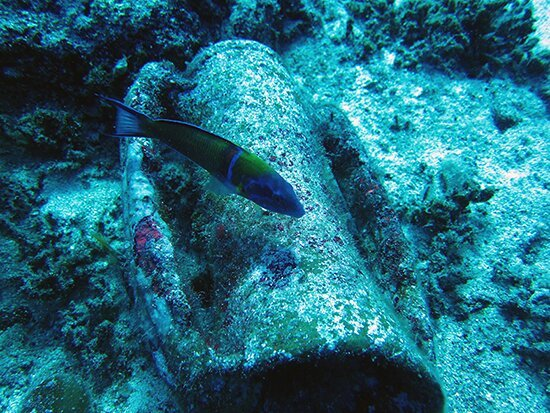
#> input picture Images Lab GW + Eqalization/image002.jpg, 550 x 413 px; its folder holds only this picture in this run
$ python -i Undermarine_lib.py   (imports and definitions only)
#> lines starting #> are read from the running program, lines starting #| are printed output that depends on the picture
#> further down, picture is the input picture: shape (413, 550, 3); mean B, G, R 123.8, 106.3, 34.5
import os
import numpy as np
import cv2
from scipy.special import comb
import matplotlib.pyplot as plt

########################################################################################
# BGR Correction
########################################################################################

# [26 lines left out: functions gray_world_BGR, white_patches_BGR, not called in this run]


########################################################################################
# Lab Correction
########################################################################################

# Transformation matrices.
Txyz = np.array([[0.5141, 0.3239, 0.1604],
                 [0.2651, 0.6702, 0.0641],
                 [0.0241, 0.1288, 0.8444]])

Tlms = np.array([[0.3897, 0.6890, -0.0787],
                 [-0.2298, 1.1834, 0.0464],
                 [0.0000, 0.0000, 1.0000]])

Tpca1 = np.array([[1/np.sqrt(3), 0, 0],
                  [0, 1/np.sqrt(6), 0],
                  [0, 0, 1/np.sqrt(2)]])

Tpca2 = np.array([[1, 1, 1],
                  [1, 1, -2],
                  [1, -1, 0]])

Tpca = Tpca1 @ Tpca2


def adjust_gamma(image, gamma=1.0):
    # Apply gamma correction to an image.
    invGamma = 1.0 / gamma
    table = np.array([((i / 255.0) ** invGamma) * 255 for i in np.arange(256)]).astype("uint8")
    return cv2.LUT(image, table)


def rgb_to_xyz(im):
    # Convert an RGB image to XYZ color space.
    return im @ Txyz.T
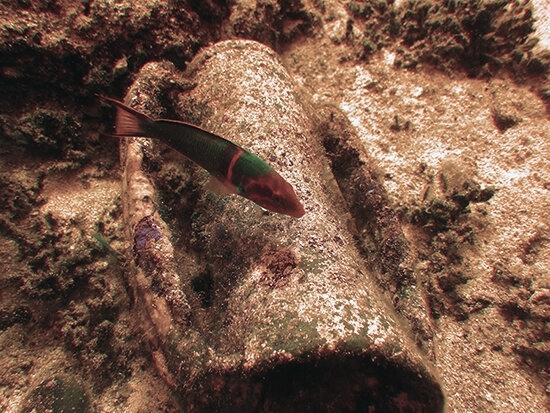
#> returned value: shape (413, 550, 3) float64; mean of channels 0, 1, 2 0.282, 0.346, 0.467; drawn as B, G, R


def xyz_to_lms(im):
    # Convert an XYZ image to LMS color space.
    return im @ Tlms.T


def lms_to_lab(im):
    # Convert an LMS image to Lab color space using PCA transformation.
    return np.log(im + 1e-6) @ Tpca2.T @ Tpca1.T
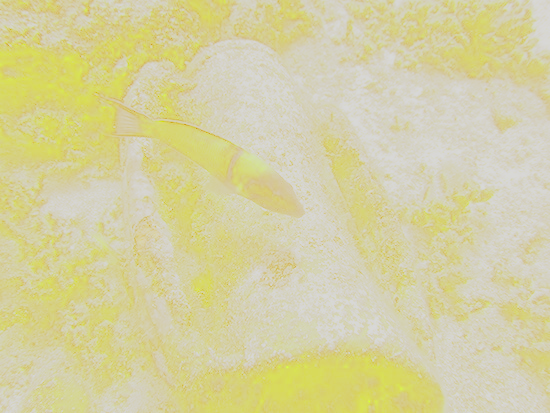
#> returned value: shape (413, 550, 3) float64; mean of channels 0, 1, 2 -2.09, -0.289, -0.113; drawn with min black and max white


def lab_to_rgb(imLabCorrec):
    # Convert a corrected Lab image back to RGB.
    return np.exp(imLabCorrec @ np.linalg.inv(Tpca.T)) @ np.linalg.inv(Txyz.T @ Tlms.T)


def gray_world_lab(imLab):
    # Apply gray-world correction to the chromatic channels a and b
    imLab[:, :, 1] -= np.mean(imLab[:, :, 1])
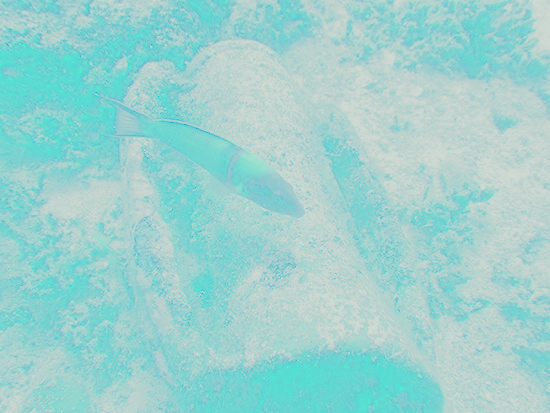
#> imLab: shape (413, 550, 3) float64; mean R, G, B -2.09, 2.37e-16, -0.113; drawn with min black and max white
    imLab[:, :, 2] -= np.mean(imLab[:, :, 2])
    # L = (np.clip(np.exp(imLab[:, :, 0]), 0, 1) * 255).astype(np.uint8)
    # L = ace_enhance_image_poly_channel(L, 7, 11, "1/r").astype(np.float32) / 255.0
    # imLab[:, :, 0] = np.log(L + 1e-06)


# [36 lines left out: functions white_patches_lab, spacial_white_patches_lab, not called in this run]


########################################################################################
# Main function for Correction
########################################################################################

def process_underwater_image(imBGR, color_space="Lab", hyp="GW"):
    # Process an underwater image using color correction methods.
    if color_space == "Lab":
        im = cv2.cvtColor(imBGR, cv2.COLOR_BGR2RGB)
        im_gamma = adjust_gamma(im, gamma=1)
        im_norm = im_gamma.astype(np.float32) / 255.0

        imXYZ = rgb_to_xyz(im_norm)
        imLMS = xyz_to_lms(imXYZ)
        imLab = lms_to_lab(imLMS)

        # display_lab(imLab)

        if hyp == "GW":
            gray_world_lab(imLab)
        elif hyp == "WP":
            white_patches_lab(imLab)
        elif hyp == "SWP":
            spacial_white_patches_lab(imLab)

        # display_lab(imLab)

        imLabInv = (np.clip(lab_to_rgb(imLab), 0, 1) * 255).astype(np.uint8)
#> in lab_to_rgb, `return np.exp(imLabCorrec @ np.linalg.inv(Tpca.T)) @ np.linalg.inv(Txy..`:
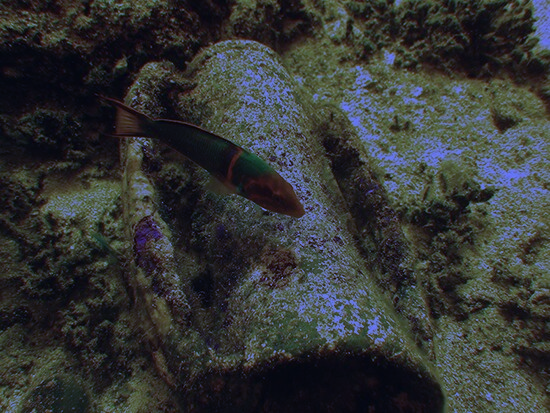
#> returned value: shape (413, 550, 3) float64; mean of channels 0, 1, 2 0.377, 0.384, 0.367; drawn with min black and max white
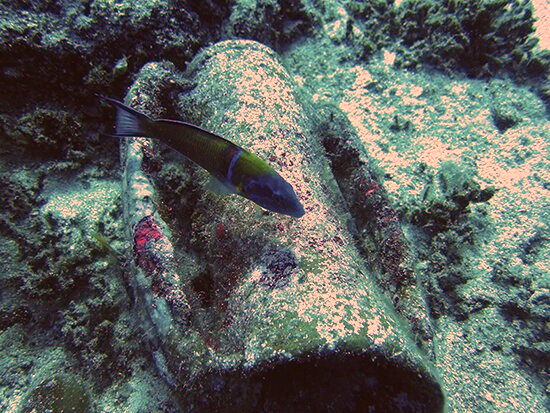
#> imLabInv: shape (413, 550, 3); mean R, G, B 92.4, 97.4, 93.2

        return cv2.cvtColor(imLabInv, cv2.COLOR_RGB2BGR)

    elif color_space == "BGR":
        imc = imBGR.copy()
        if hyp == "GW":
            imc = gray_world_BGR(imc)
        elif hyp == "WP":
            imc = white_patches_BGR(imc)

        return imc


# [346 lines left out: functions histogram_equal, get_slope_coeffs, compute_poly_coeffs, ace_enhance_image_poly, ace_enhance_image_poly_channel, compute_omega and 4 more, not called in this run]

>>> import cv2
>>> picture = cv2.imread('Images Lab GW + Eqalization/image002.jpg')
>>> result = process_underwater_image(picture)

$ run again, on Images Lab GW + Eqalization/image004.png
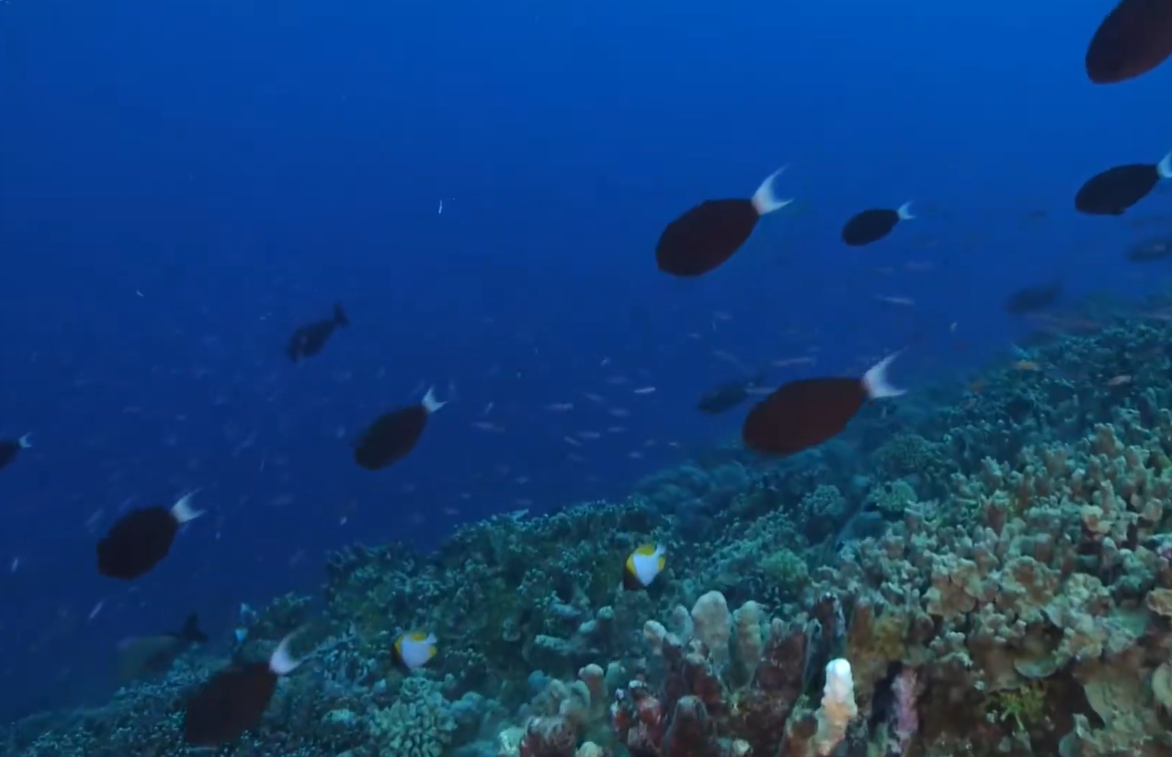
#> input picture Images Lab GW + Eqalization/image004.png, 1172 x 757 px
#> picture is the input picture: shape (757, 1172, 3); mean B, G, R 119.8, 64, 18.5
#> in lab_to_rgb, `return np.exp(imLabCorrec @ np.linalg.inv(Tpca.T)) @ np.linalg.inv(Txy..`:
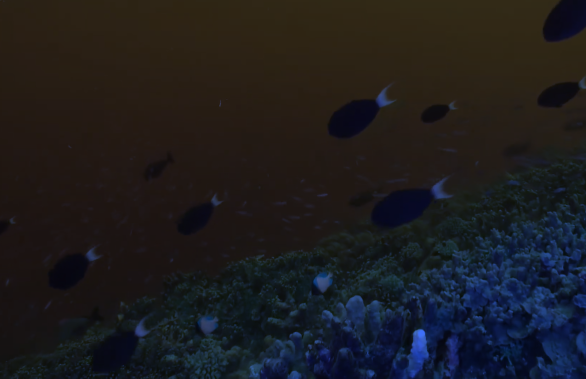
#> returned value: shape (757, 1172, 3) float64 (shown at 1/2 size); mean of channels 0, 1, 2 0.276, 0.262, 0.272; drawn with min black and max white
#> in process_underwater_image, `imLabInv = (np.clip(lab_to_rgb(imLab), 0, 1) * 255).astype(np.uint8)`:
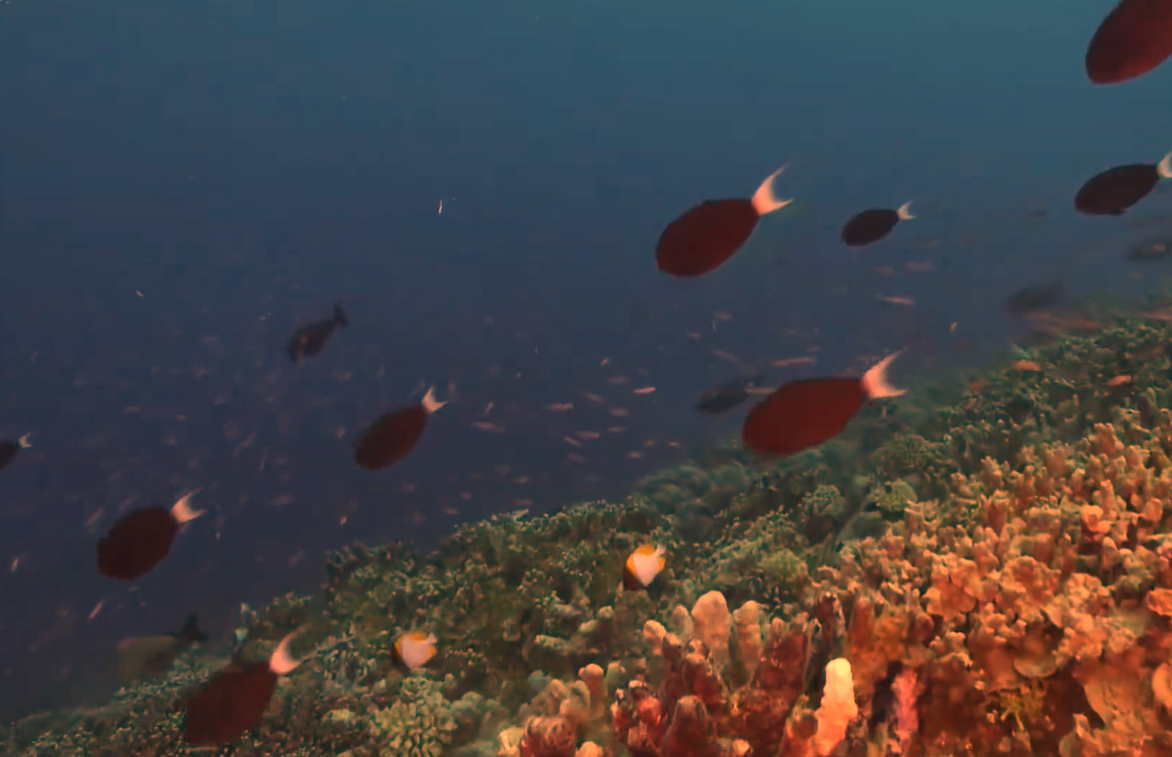
#> imLabInv: shape (757, 1172, 3); mean R, G, B 69.5, 66.4, 68.9

$ run again, on Images Lab GW + Eqalization/image005.png
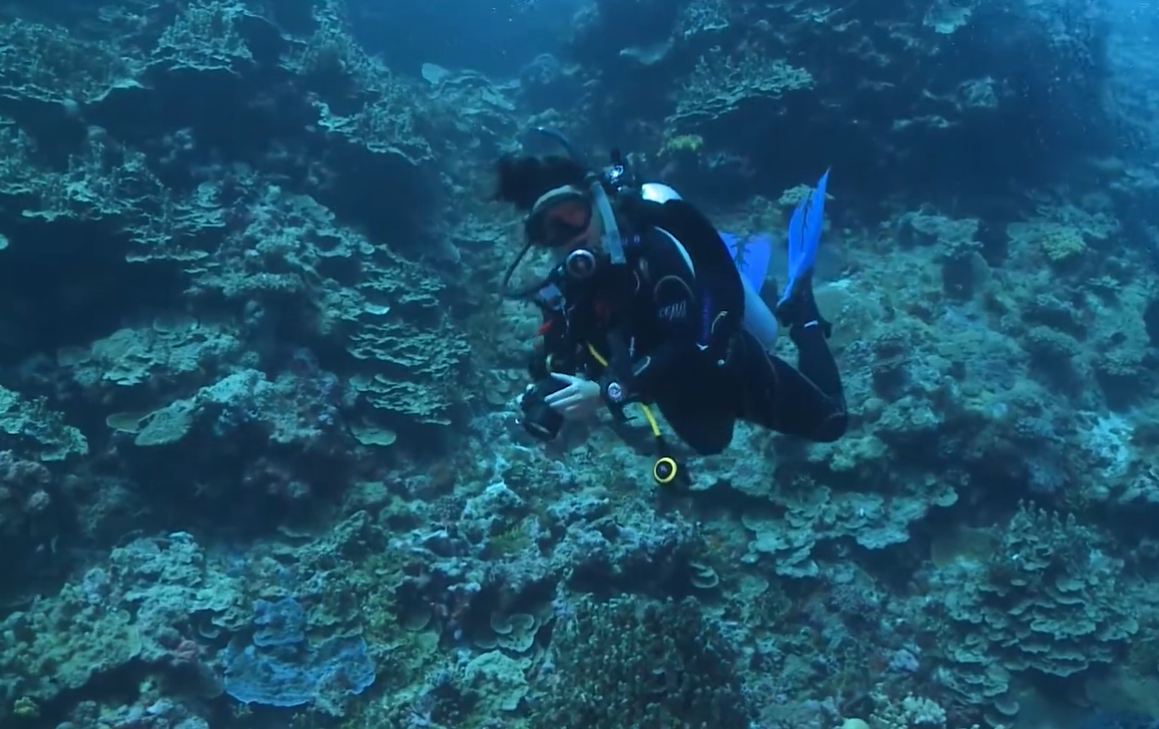
#> input picture Images Lab GW + Eqalization/image005.png, 1159 x 729 px
#> picture is the input picture: shape (729, 1159, 3); mean B, G, R 107, 81.6, 29.1
#> in lab_to_rgb, `return np.exp(imLabCorrec @ np.linalg.inv(Tpca.T)) @ np.linalg.inv(Txy..`:
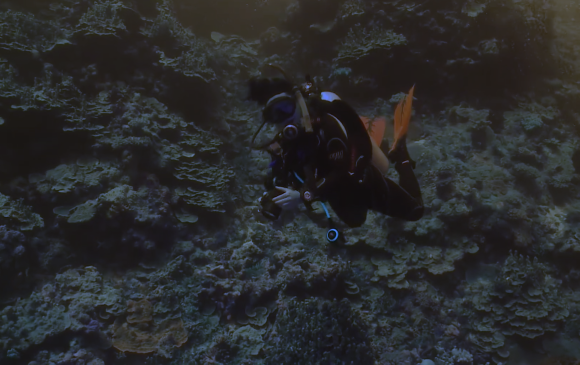
#> returned value: shape (729, 1159, 3) float64 (shown at 1/2 size); mean of channels 0, 1, 2 0.312, 0.305, 0.299; drawn with min black and max white
#> in process_underwater_image, `imLabInv = (np.clip(lab_to_rgb(imLab), 0, 1) * 255).astype(np.uint8)`:
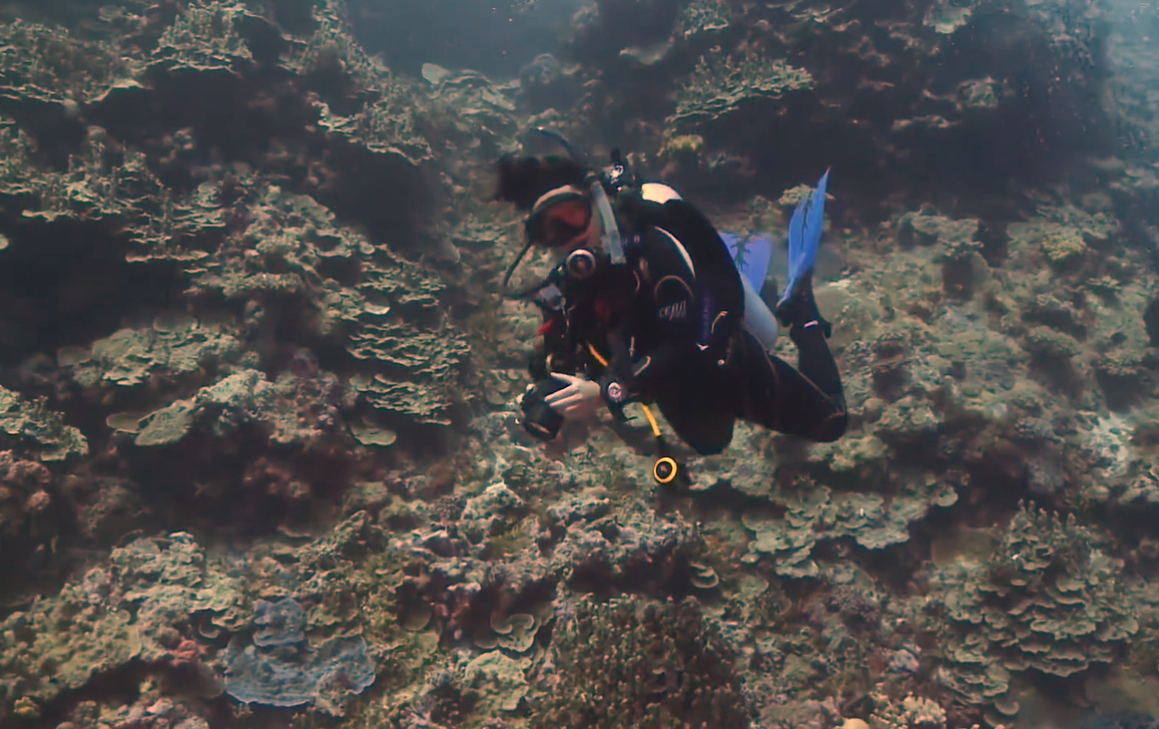
#> imLabInv: shape (729, 1159, 3); mean R, G, B 79.1, 77.1, 75.7
